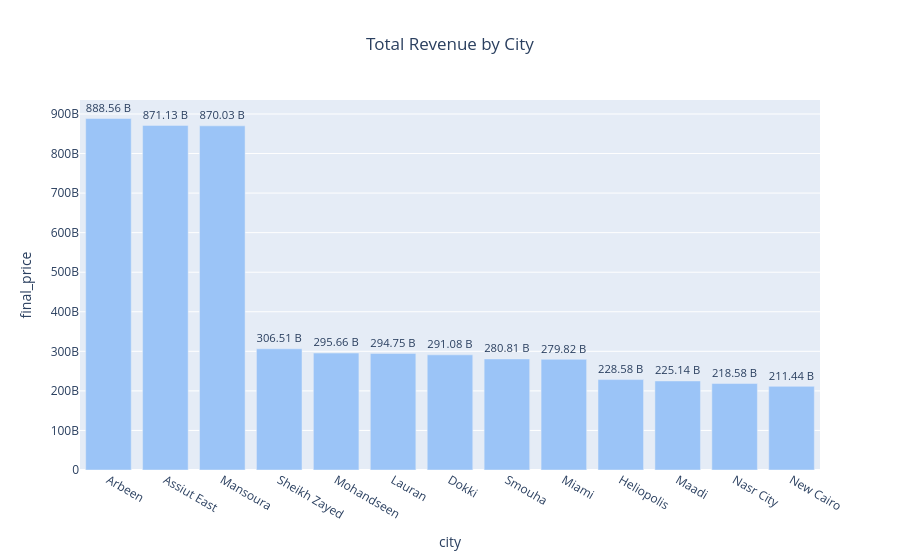

Notebook code for this chart:
### Code cell
import plotly.express as px

# 1. Aggregate total revenue by city and sort descending
city_sales = (
    df.groupby('city')['final_price']
      .sum()
      .reset_index()
      .sort_values('final_price', ascending=False)
)

# 2. Format revenue into Billions (B) for clean chart labels
city_sales['label'] = (city_sales['final_price'] / 1e9).round(2).astype(str) + ' B'

# 3. Generate an interactive bar chart
fig = px.bar(
    city_sales,
    x='city',
    y='final_price',
    text='label',
    title='Total Revenue by City'
)

# 4. Enhance aesthetics (adjust label position and set brand color)
fig.update_traces(
    textposition='outside',
    marker_color="#9BC4F7"
)

fig.update_layout(
    title_x=0.5
)
fig.show()

### Figure 1 — Plotly figure (JSON) as saved in the notebook; plotly's stock layout.template omitted (floating-point values rounded to 4 significant figures)
{"data": [{"hovertemplate": "city=%{x}<br>final_price=%{y}<br>label=%{text}<extra></extra>", "legendgroup": "", "marker": {"color": "#9BC4F7", "pattern": {"shape": ""}}, "name": "", "orientation": "v", "showlegend": false, "text": ["888.56 B", "871.13 B", "870.03 B", "306.51 B", "295.66 B", "294.75 B", "291.08 B", "280.81 B", "279.82 B", "228.58 B", "225.14 B", "218.58 B", "211.44 B"], "textposition": "outside", "type": "bar", "x": ["Arbeen", "Assiut East", "Mansoura", "Sheikh Zayed", "Mohandseen", "Lauran", "Dokki", "Smouha", "Miami", "Heliopolis", "Maadi", "Nasr City", "New Cairo"], "xaxis": "x", "y": [888560904348, 871125150794, 870031111152, 306511267245, 295659948124, 294751331072, 291078258307, 280805350268, 279816470842, 228584497856, 225137913881, 218579756902, 211438051067], "yaxis": "y"}], "layout": {"barmode": "relative", "legend": {"tracegroupgap": 0}, "title": {"text": "Total Revenue by City", "x": 0.5}, "xaxis": {"anchor": "y", "domain": [0, 1], "title": {"text": "city"}}, "yaxis": {"anchor": "x", "domain": [0, 1], "title": {"text": "final_price"}}}}
